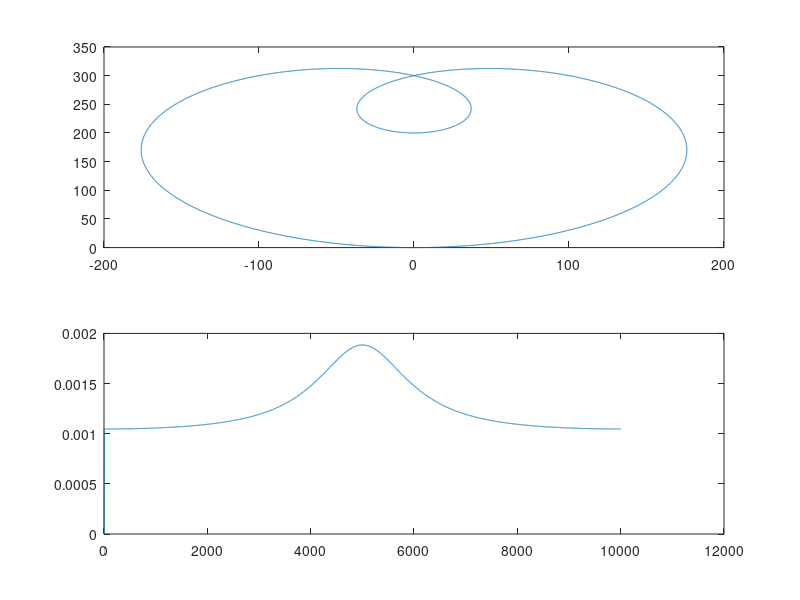

Recreate this plot in MATLAB. (Note: this script raises an error after producing the figure.)
% clear

dt = 0.001;
t = 0 : dt : 10;
omega = 2 * pi() / 10;
Theta = omega * t;
Expansion = 100;
x = numel(t);
%円
%{
Px = -Expansion * sin(Theta);
Py = -Expansion * cos(Theta) + 100;
%}

%リマソン

Py = -Expansion * ((1 + 2 * cos(Theta)) .* cos(Theta)) + 300;
Px = Expansion * ((1 + 2 * cos(Theta)) .* sin(Theta));


%sin
%{
Px = Expansion * t;
Py = Expansion * sin(Theta);
%}

%L字
%{
Ax = linspace(0, x, x/2);
Bx = linspace(x, x, (x/2)+1);
Px = horzcat(Ax, Bx) / 100;
Ay = linspace(0, 0, x/2);
By = linspace(0, x, (x/2)+1);
Py = horzcat(Ay, By) / 100;
%}


shiftPx = circshift(Px ,1);
shiftPy = circshift(Py ,1);
shiftPx(1, 1) = 0;
shiftPy(1, 1) = 0;


%{
tempPth = atan2(Py - shiftPy, Px - shiftPx);  
shiftPth = circshift(tempPth ,1);
shiftPth(1, 1) = 0;
%}

%{
diffPth = tempPth - shiftPth;
shift_diffPth = circshift(diffPth ,1);
shift_diffPth(1, 1) = 0;
%}


Pth = linspace(0, 0, x);
diffPth = linspace(0, 0, x);
x = numel(t);
temp = 0;
preX = 0;
preY = 0;
prePth = 0;

for i = 1 : x
    tempPth = atan2(Py(1, i) - preY, Px(1, i) - preX);  
    
    if (tempPth < -pi()/2) && (prePth > pi()/2)
        diffPth(1, i) = (tempPth + 2*pi()) - prePth;

    elseif (tempPth > pi()/2) && (prePth < -pi()/2)
        diffPth(1, i) = (tempPth - 2*pi()) - prePth;

    else
        diffPth(1, i) = tempPth - prePth;
    end
    
    temp = temp + diffPth(1, i);
    
    Pth(1, i) = temp;
%     Pth(1, i) = diffPth(1, i);
    
    preY = Py(1, i);
    preX = Px(1, i);
    prePth = tempPth;
  
end

%{
for i = 1 : x
    if (tempPth(1, i) < 0) && (shiftPth(1, i) > 0)
        diffPth(1, i) = tempPth(1, i) + shiftPth(1, i);
        disp('if')
        
    elseif (tempPth(1, i) > 0) && (shiftPth(1, i) < 0)
        diffPth(1, i) = -tempPth(1, i) - shiftPth(1, i); 
        disp('elseif')
        
    else
        diffPth(1, i) = tempPth(1, i) - shiftPth(1, i);
        disp('else')
        
    end
    temp = temp + diffPth(1, i);
    
    Pth(1, i) = temp;
  
end
%}

Rvel = diff(Pth);

%プロット
haxes1 = subplot(2, 1, 1);
plot(Px, Py);
% ylim([0 400])

haxes2 = subplot(2, 1, 2);
% ylim([1e-3 2e-3])
% plot(t, Pth, 'b');

plot(diffPth);


h1 = animatedline(haxes1, 'Color','r','LineWidth',3);
h2 = animatedline(haxes2, 'Color','r','LineWidth',3);
a = tic; % start timer

for sim = 1 : 10000 
    addpoints(h1, Px(sim), Py(sim));
    addpoints(h2, sim, Pth(sim));
    
    b = toc(a); % check timer
    if b > (1/1000)
        drawnow % update screen every 1/30 seconds
        a = tic; % reset timer after updating
    end
end



% To simulink
Px = Px';
Py = Py';
Pth = Pth';
t = t';

simuinPx = [t, Px];
simuinPy = [t, Py];
simuinPth = [t, Pth];

